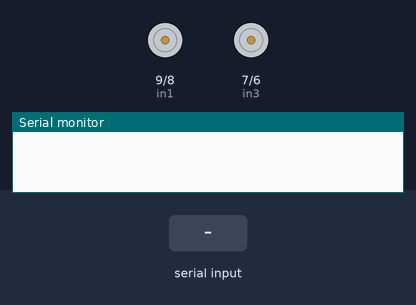
Recording of a sketch running on a simulated Arduino Uno, built with avr-gcc and run on an emulated ATmega328P. Parts: motor-driver pin pairs drawn as motors (green arrow = first pin HIGH = forward, orange = second pin HIGH = backward, longer = more drive, scaled by the enable pin), the last lines printed to the serial monitor. The inputs (shaded band) are chosen by the test bench.

Above: at 1.4 s.
1.5 s: "f" received over the second serial link
At 2.0 s:
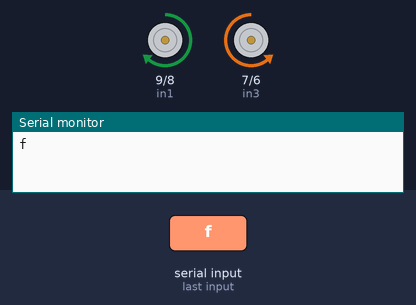
3.0 s: "b" received over the second serial link
At 4.2 s:
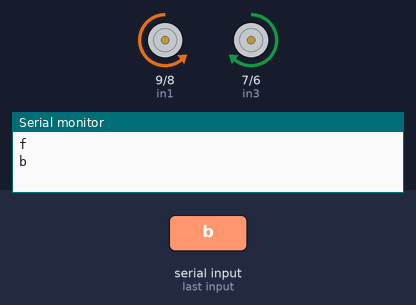
4.5 s: "l" received over the second serial link
At 5.5 s:
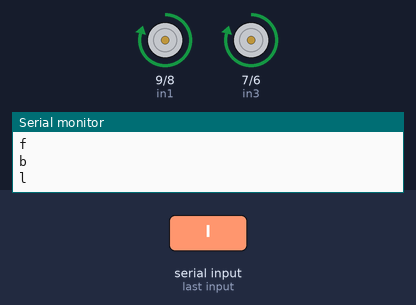
6.0 s: "r" received over the second serial link
At 6.7 s:
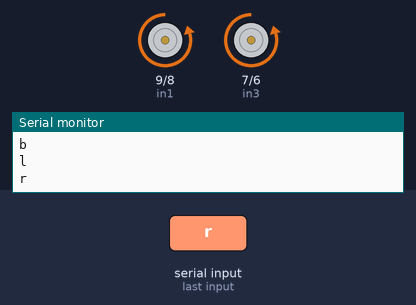
7.5 s: "s" received over the second serial link
At 7.9 s:
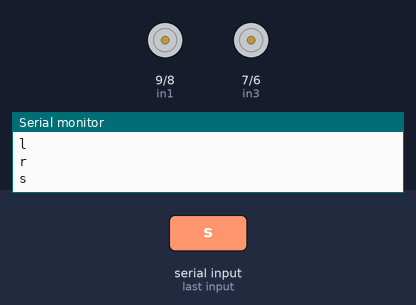
Timing chart, 0 to 10.0 s (numbered marks = the images above; inputs shaded):
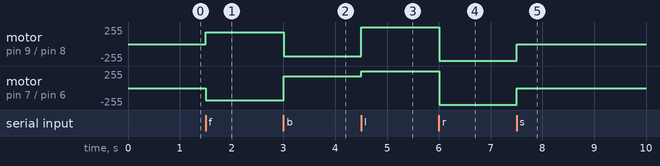

Measured:
- after the input at 1.5 s, motor on pin 9 (in1) / pin 8 (in2): stopped → forward 180/255 at once; motor on pin 7 (in3) / pin 6 (in4): stopped → backward 180/255 at once
- after the input at 3.0 s, motor on pin 9 (in1) / pin 8 (in2): forward 180/255 → backward 180/255 at once; motor on pin 7 (in3) / pin 6 (in4): backward 180/255 → forward 180/255 at once
- after the input at 4.5 s, motor on pin 9 (in1) / pin 8 (in2): backward 180/255 → forward 250/255 at once; motor on pin 7 (in3) / pin 6 (in4): forward 180/255 → forward 250/255 at once
- after the input at 6.0 s, motor on pin 9 (in1) / pin 8 (in2), motor on pin 7 (in3) / pin 6 (in4): forward 250/255 → backward 250/255 at once
- after the input at 7.5 s, motor on pin 9 (in1) / pin 8 (in2), motor on pin 7 (in3) / pin 6 (in4): backward 250/255 → stopped at once

The sketch:

Robot_Code.ino
```cpp
#include <SoftwareSerial.h>
SoftwareSerial BT_Serial(2, 3); // RX, TX

#define enA 10//Enable1 L298 Pin enA
#define in1 9 //Motor1  L298 Pin in1
#define in2 8 //Motor1  L298 Pin in1
#define in3 7 //Motor2  L298 Pin in1
#define in4 6 //Motor2  L298 Pin in1
#define enB 5 //Enable2 L298 Pin enB

char bt_data; // variable to receive data from the serial port
int Speed = 150; //Write The Duty Cycle 0 to 255 Enable Pins for Motor Speed

void setup() { // put your setup code here, to run once

Serial.begin(9600); // start serial communication at 9600bps
BT_Serial.begin(9600);

pinMode(enA, OUTPUT); // declare as output for L298 Pin enA
pinMode(in1, OUTPUT); // declare as output for L298 Pin in1
pinMode(in2, OUTPUT); // declare as output for L298 Pin in2
pinMode(in3, OUTPUT); // declare as output for L298 Pin in3
pinMode(in4, OUTPUT); // declare as output for L298 Pin in4
pinMode(enB, OUTPUT); // declare as output for L298 Pin enB

delay(200);
}
void loop(){
if(BT_Serial.available() > 0){  //if some date is sent, reads it and saves in state
bt_data = BT_Serial.read();
Serial.println(bt_data);
}

     if(bt_data == 'f'){forword();  Speed=180;}  // if the bt_data is 'f' the DC motor will go forward
else if(bt_data == 'b'){backword(); Speed=180;}  // if the bt_data is 'b' the motor will Reverse
else if(bt_data == 'l'){turnLeft(); Speed=250;}  // if the bt_data is 'l' the motor will turn left
else if(bt_data == 'r'){turnRight();Speed=250;} // if the bt_data is 'r' the motor will turn right
else if(bt_data == 's'){Stop(); }     // if the bt_data 's' the motor will Stop

analogWrite(enA, Speed); // Write The Duty Cycle 0 to 255 Enable Pin A for Motor1 Speed
analogWrite(enB, Speed); // Write The Duty Cycle 0 to 255 Enable Pin B for Motor2 Speed

delay(50);
}

void forword(){  //forword
digitalWrite(in1, HIGH); //Right Motor forword Pin
digitalWrite(in2, LOW);  //Right Motor backword Pin
digitalWrite(in3, LOW);  //Left Motor backword Pin
digitalWrite(in4, HIGH); //Left Motor forword Pin
}

void backword(){ //backword
digitalWrite(in1, LOW);  //Right Motor forword Pin
digitalWrite(in2, HIGH); //Right Motor backword Pin
digitalWrite(in3, HIGH); //Left Motor backword Pin
digitalWrite(in4, LOW);  //Left Motor forword Pin
}

void turnRight(){ //turnRight
digitalWrite(in1, LOW);  //Right Motor forword Pin
digitalWrite(in2, HIGH); //Right Motor backword Pin
digitalWrite(in3, LOW);  //Left Motor backword Pin
digitalWrite(in4, HIGH); //Left Motor forword Pin
}

void turnLeft(){ //turnLeft
digitalWrite(in1, HIGH); //Right Motor forword Pin
digitalWrite(in2, LOW);  //Right Motor backword Pin
digitalWrite(in3, HIGH); //Left Motor backword Pin
digitalWrite(in4, LOW);  //Left Motor forword Pin
}

void Stop(){ //stop
digitalWrite(in1, LOW); //Right Motor forword Pin
digitalWrite(in2, LOW); //Right Motor backword Pin
digitalWrite(in3, LOW); //Left Motor backword Pin
digitalWrite(in4, LOW); //Left Motor forword Pin
}
```
